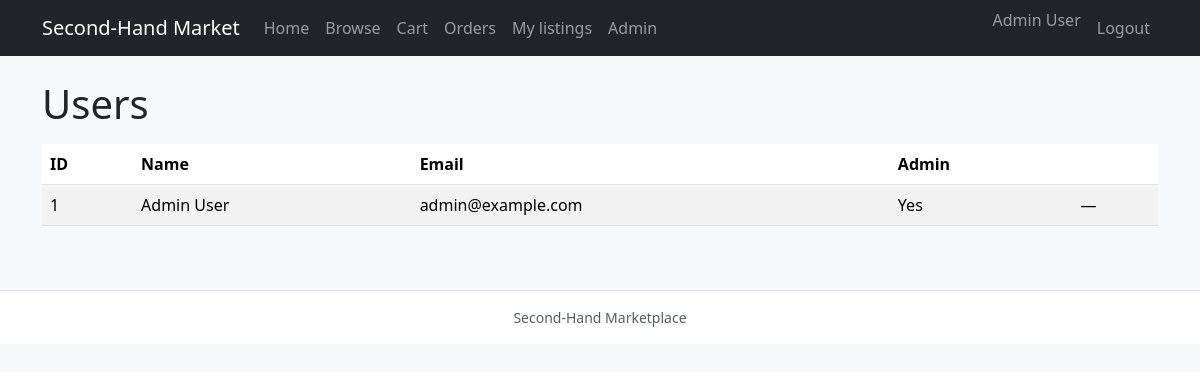
The page /admin/users.php (signed in) on the database its author committed.
### tables this page shows
CREATE TABLE users (
  id INT UNSIGNED AUTO_INCREMENT PRIMARY KEY,
  name VARCHAR(120) NOT NULL,
  email VARCHAR(255) NOT NULL UNIQUE,
  password_hash VARCHAR(255) NOT NULL,
  is_admin TINYINT(1) NOT NULL DEFAULT 0,
  created_at TIMESTAMP DEFAULT CURRENT_TIMESTAMP
);

### includes/auth.php (called while the page is built, shortened)
<?php
function current_user(): ?array
{
    return $_SESSION['user'] ?? null;
}

### admin/users.php (the view, shortened to what this page needs)
<?php
require __DIR__ . '/../includes/init.php';
require_once __DIR__ . '/../includes/auth.php';
$me = current_user()['id'];
$rows = $pdo->query('SELECT id, name, email, is_admin, created_at FROM users ORDER BY id ASC')->fetchAll();
require __DIR__ . '/../includes/header.php';
?>
<h1 class="mb-3">Users</h1>
<table class="table table-striped">
  <thead><tr><th>ID</th><th>Name</th><th>Email</th><th>Admin</th><th></th></tr></thead>
  <tbody>
  <?php foreach ($rows as $r): ?>
    <tr>
      <td><?php echo (int) $r['id']; ?></td>
      <td><?php echo htmlspecialchars($r['name']); ?></td>
      <td><?php echo htmlspecialchars($r['email']); ?></td>
      <td><?php echo (int) $r['is_admin'] ? 'Yes' : 'No'; ?></td>
      <td>
        <?php if ((int) $r['id'] !== $me): ?>
        <form method="post" class="d-inline">
          <input type="hidden" name="toggle_admin" value="<?php echo (int) $r['id']; ?>">
          <button type="submit" class="btn btn-sm btn-outline-secondary">Toggle admin</button>
        </form>
        <?php else: ?>
        —
        <?php endif; ?>
      </td>
    </tr>
  <?php endforeach; ?>
  </tbody>
</table>
<?php require __DIR__ . '/../includes/footer.php'; ?>

### includes/header.php (shortened to what this page needs)
<?php
require_once __DIR__ . '/auth.php';
$u = current_user();
$cartCount = 0;
if ($u && isset($pdo) && $pdo !== null) {
    $st = $pdo->prepare('SELECT COALESCE(SUM(quantity),0) AS c FROM cart WHERE user_id = ?');
    $st->execute([$u['id']]);
    $cartCount = (int) $st->fetchColumn();
}
$d = trim(dirname($_SERVER['SCRIPT_NAME'] ?? ''), '/');
$np = $d === '' ? '' : str_repeat('../', count(explode('/', $d)));
?>
<!DOCTYPE html>
<html lang="en">
<head>
  <link href="https://cdn.jsdelivr.net/npm/bootstrap@5.3.3/dist/css/bootstrap.min.css" rel="stylesheet">
</head>
<body class="bg-light">
<nav class="navbar navbar-expand-md navbar-dark bg-dark mb-4">
  <div class="container">
    <a class="navbar-brand" href="<?php echo $np; ?>index.php">Second-Hand Market</a>
    <div class="collapse navbar-collapse" id="navmain">
      <ul class="navbar-nav me-auto">
        <li class="nav-item"><a class="nav-link" href="<?php echo $np; ?>index.php">Home</a></li>
        <li class="nav-item"><a class="nav-link" href="<?php echo $np; ?>products.php">Browse</a></li>
        <?php if ($u): ?>
        <li class="nav-item"><a class="nav-link" href="<?php echo $np; ?>cart.php">Cart<?php if ($cartCount > 0): ?> <span class="badge bg-secondary"><?php echo $cartCount; ?></span><?php endif; ?></a></li>
        <li class="nav-item"><a class="nav-link" href="<?php echo $np; ?>orders.php">Orders</a></li>
        <li class="nav-item"><a class="nav-link" href="<?php echo $np; ?>account/listings.php">My listings</a></li>
        <?php endif; ?>
        <?php if ($u && !empty($u['is_admin'])): ?>
        <li class="nav-item"><a class="nav-link" href="<?php echo $np; ?>admin/index.php">Admin</a></li>
        <?php endif; ?>
      </ul>
      <ul class="navbar-nav">
        <?php if ($u): ?>
        <li class="nav-item"><span class="navbar-text me-2"><?php echo htmlspecialchars($u['name']); ?></span></li>
        <li class="nav-item"><a class="nav-link" href="<?php echo $np; ?>logout.php">Logout</a></li>
        <?php else: ?>
        <li class="nav-item"><a class="nav-link" href="<?php echo $np; ?>login.php">Login</a></li>
        <li class="nav-item"><a class="nav-link" href="<?php echo $np; ?>register.php">Register</a></li>
        <?php endif; ?>
      </ul>
    </div>
  </div>
</nav>
<div class="container pb-5">

### rows shown on the page
users: name "Admin User", id "1", email "admin@example.com", is_admin "Yes"
